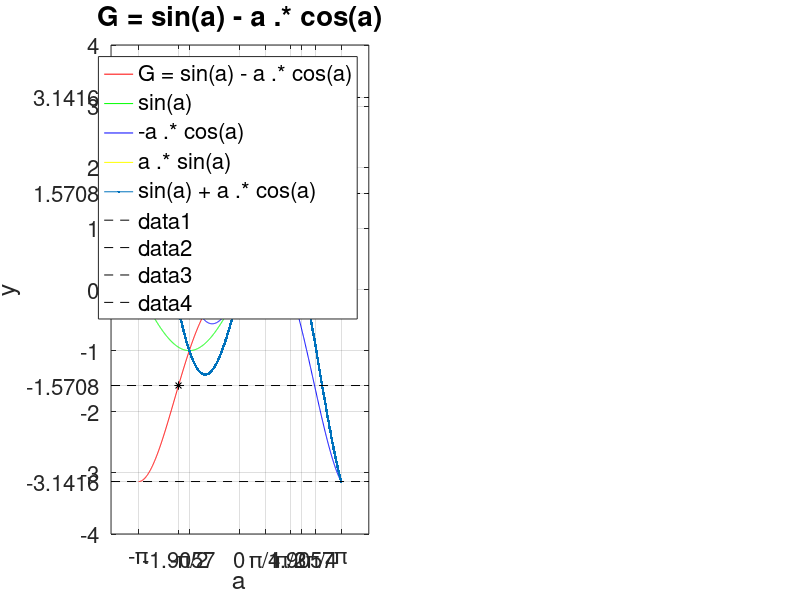

Reproduce this figure in MATLAB. (Note: this script raises an error after producing the figure.)
% Create a new figure
hFig = figure;

% Create the left subplot (subplot 1)
subplot(1, 2, 1);

% Set the figure to fullscreen using the root screensize
set(hFig, 'Units', 'normalized', 'Position', [0 0 1 1]);

a = linspace(-pi, pi, 1000);
G = sin(a) - a .* cos(a);

ap = 1.905695729309883894882645;

plot(
    a, G, 'r-', 
    a, sin(a), 'g-',
    a, a .* cos(a), 'b-',
    a, a .* sin(a), 'y-',
    a, sin(a) + a .* cos(a), '.-',
    ap, pi/2, '*k',
    -ap, -pi/2, '*k'
);
grid;

% Set font size for axes labels and title
set(gca, 'FontSize', 16);
xlabel('a', 'FontSize', 18);
ylabel('y', 'FontSize', 18);
title('G = sin(a) - a .* cos(a)', 'FontSize', 20);

% For legend font size
hLegend = legend('G = sin(a) - a .* cos(a)', 'sin(a)', '-a .* cos(a)', 'a .* sin(a)', 'sin(a) + a .* cos(a)');
set(hLegend, 'FontSize', 16);

% Set x-ticks at multiples of pi
xarr = -pi:pi/2:pi;
xarr = [xarr, [ap, -ap, pi/4, 3*pi/4]];
xticks(xarr);

% Label the x-ticks using pi notation
xticklabels({'-\pi', '-\pi/2', '0', '\pi/2', '\pi', num2str(ap), num2str(-ap), '\pi/4', '3\pi/4'});

% Set y-ticks at multiples of 1
yticks(-4:1:4);

line(get(gca, 'XLim'), [pi/2 pi/2], 'Color', 'k', 'LineStyle', '--');
line(get(gca, 'XLim'), [pi pi], 'Color', 'k', 'LineStyle', '--');
line(get(gca, 'XLim'), [-pi/2 -pi/2], 'Color', 'k', 'LineStyle', '--');
line(get(gca, 'XLim'), [-pi -pi], 'Color', 'k', 'LineStyle', '--');

% Get current y-ticks and their labels
currentYTicks = get(gca, 'YTick');
currentYTickLabels = get(gca, 'YTickLabel');

% Add pi/2 to the y-ticks
newYTicks = [currentYTicks, pi, pi/2, -pi/2, -pi];
set(gca, 'YTick', newYTicks);

a = src.Value;
G = sin(a) - a .* cos(a);

% Get the current figure and clear it
fig = gcf;
clf(fig);

% Create the left subplot (subplot 1)
subplot(1, 2, 1);

plot(
    a, G, 'r-', 
    a, sin(a), 'g-',
    a, a .* cos(a), 'b-',
    a, a .* sin(a), 'y-',
    a, sin(a) + a .* cos(a), '.-',
    ap, pi/2, '*k',
    -ap, -pi/2, '*k'
);
grid;

% Set font size for axes labels and title
set(gca, 'FontSize', 16);
xlabel('a', 'FontSize', 18);
ylabel('y', 'FontSize', 18);
title('G = sin(a) - a .* cos(a)', 'FontSize', 20);

% For legend font size
hLegend = legend('G = sin(a) - a .* cos(a)', 'sin(a)', '-a .* cos(a)', 'a .* sin(a)', 'sin(a) + a .* cos(a)');
set(hLegend, 'FontSize', 16);

% Set x-ticks at multiples of pi
xarr = -pi:pi/2:pi;
xarr = [xarr, [ap, -ap, pi/4, 3*pi/4]];
xticks(xarr);

% Label the x-ticks using pi notation
xticklabels({'-\pi', '-\pi/2', '0', '\pi/2', '\pi', num2str(ap), num2str(-ap), '\pi/4', '3\pi/4'});

% Set y-ticks at multiples of 1
yticks(-4:1:4);

line(get(gca, 'XLim'), [pi/2 pi/2], 'Color', 'k', 'LineStyle', '--');
line(get(gca, 'XLim'), [pi pi], 'Color', 'k', 'LineStyle', '--');
line(get(gca, 'XLim'), [-pi/2 -pi/2], 'Color', 'k', 'LineStyle', '--');
line(get(gca, 'XLim'), [-pi -pi], 'Color', 'k', 'LineStyle', '--');

% Get current y-ticks and their labels
currentYTicks = get(gca, 'YTick');
currentYTickLabels = get(gca, 'YTickLabel');

% Add pi/2 to the y-ticks
newYTicks = [currentYTicks, pi, pi/2, -pi/2, -pi];
set(gca, 'YTick', newYTicks);

% Create the right subplot (subplot 2)
subplot(1, 2, 2);

% Your code for the second plot goes here...

% Set the figure to fullscreen using the root screensize (adjust position for right pane)
set(gcf, 'Units', 'normalized', 'Position', [0.5 0.5 0.5 0.5]);
hold off;
